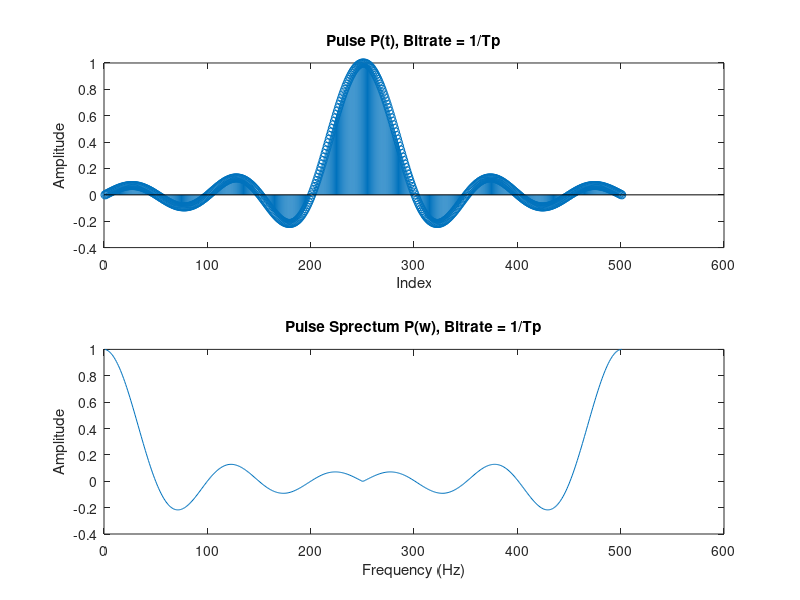
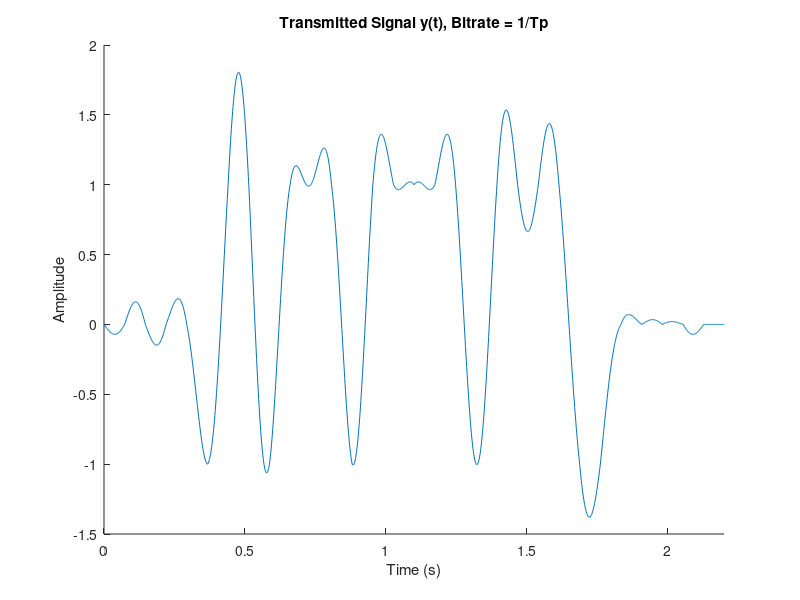
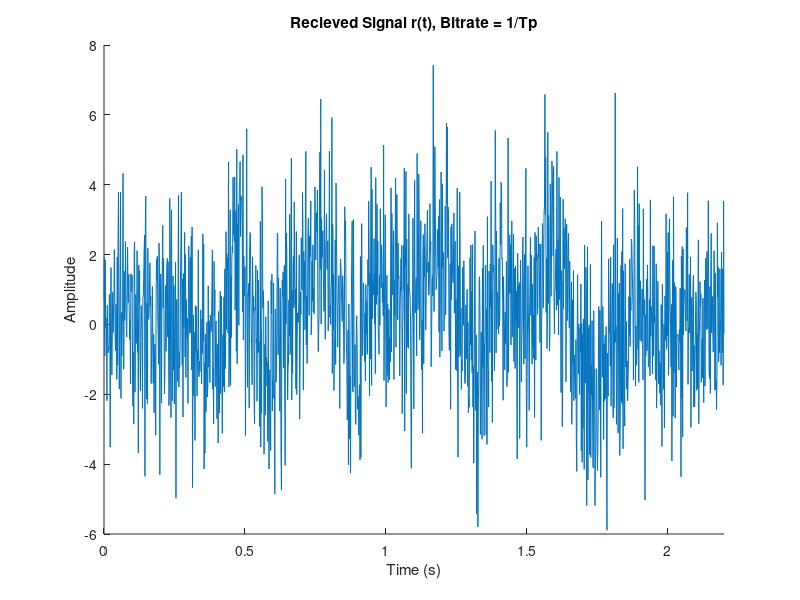
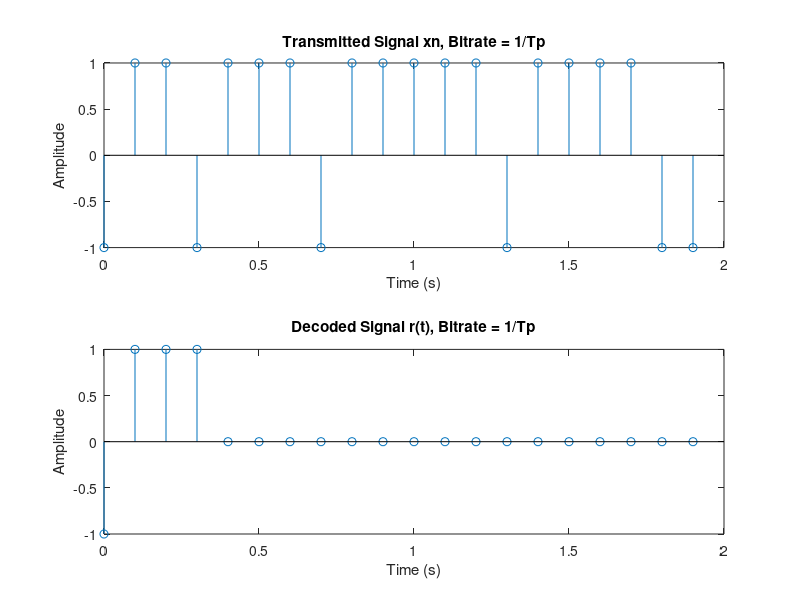

Here is the MATLAB script that generated these plots, in order:
%% Signals and Systems Matlab Homework #6
%% Introduction
% * Author:                   Mack LaRosa, Will Burgess, Leela Srinivas
% * Class:                    ESE 351
% * Date:                     Created 4/12/2024, Last Edited 4/25/2024
%% Housekeeping
close all
clear
clc
%% Part  1: Create Binary PAM System
%% Generate Input Signal and Add Noise Factor, Bitrate = 1/Tp
Tp = 0.1; % Half pulse width
sample_period = Tp/50; % dt, pulse and recieve sample period
dt = sample_period;
sample_freq = 1/sample_period; % Frequency of pulse and recieve signal 

bit_rate = 1/(1 * Tp); %Fb, frequency of bits sent out
bit_period = 1/bit_rate; % Ts, Time between bits sent out
Ts = bit_period;

%  Generate Message
rect = ones(1,50);

pulse = 2 * conv(rect, rect);

% replace pulse with sinc
t = -5*Ts:dt:5*Ts; % time vector
pulse = sinc(t/Ts);


pulse_fft = fftshift(pulse);

N = 20;

maxTime = N * bit_period;

xn = 2 * ((rand(1, N) > 0.5) - 0.5);
a = 0;
imp_train = zeros(1,N * bit_period * sample_freq);
for k = 1:length(imp_train)
    if mod(k - 1, sample_freq * bit_period) == 0
    a = a + 1;
    imp_train(k) = xn(a);
    else
    imp_train(k) = 0;    
    end
end
sampleTimes = 0:sample_period:(N*bit_period)-sample_period;


% Mack is a Bitchass Hoe: finish generation with signal


y = conv(imp_train,pulse);
% figure, subplot (2,1,1),plot(y)
% subplot(2,1,2),stem(xn)

sigma = 1;
noise = sigma * max(y) * randn(1,length(y));
r = y + (noise * sigma);

%figure,plot(r)
%% Part f:  Create various outputs

% i, p(t), p(w)
figure, hold on
subplot(2,1,1);
stem(pulse)
ylabel('Amplitude')
xlabel('Index')
title('Pulse P(t), Bitrate = 1/Tp')

subplot(2,1,2)
plot(pulse_fft)
ylabel('Amplitude')
xlabel('Frequency (Hz)')
title('Pulse Sprectum P(w), Bitrate = 1/Tp')
hold off

times = linspace(0, maxTime + 2 * Tp, length(y));

% ii, y(t)
figure, hold on
plot(times, y)
xlim([0 maxTime + 2 * Tp]);
ylabel('Amplitude')
xlabel('Time (s)')
title('Transmitted Signal y(t), Bitrate = 1/Tp')
hold off

% iii, r(t)
figure, hold on
plot(times,r)
xlim([0 maxTime + 2 * Tp]);
ylabel('Amplitude')
xlabel('Time (s)')
title('Recieved Signal r(t), Bitrate = 1/Tp')
hold off

% iv, Sent Messave vs. decoded message
times_sent = 0:bit_period:maxTime-bit_period;
figure, hold on
subplot(2,1,1)
stem(times_sent,xn)
ylabel('Amplitude')
xlabel('Time (s)')
title('Transmitted Signal xn, Bitrate = 1/Tp')
subplot(2,1,2)

filtered = conv(r,pulse);
decoded = zeros(1, N);

a = 0;
pulselen = length(pulse);
filterlen = length(filtered);

factor = 1/(bit_rate * Tp); % find factor relating Ts and Tp, use that to modify pulselen
% please name this something other than factor

for i = pulselen + 1:(pulselen * factor + mod(factor, 2))/2:filterlen-pulselen * factor - 1
    a = a + 1;
    if(filtered(i) > 0)
        decoded(a) = 1;
    else
       decoded(a) = -1;
    end
end

stem(times_sent,decoded);
ylabel('Amplitude')
xlabel('Time (s)')
title('Decoded Signal r(t), Bitrate = 1/Tp')
hold off

error = (sum(xn ~= decoded)/length(decoded)); 
SNR = (sum(y.^2))/(sum(noise.^2));

disp(['Bitrate: ' ,num2str(bit_rate), ' bits/second'])
disp(['Standard Deviation: ' , num2str(sigma)])
disp(['SNR: ' , num2str(SNR)])
disp(['Error: ' ,num2str(error),' percent'])

%% Generate Variable length Sinc Function

%% demo - Sinc pulse shape
Ts = .1; % symbol period (rate 1/Ts)
dt = .01; % sample period
t = -5*Ts:dt:5*Ts; % time vector
x = sinc(t/Ts); % define sinc, note Matlab convention sinc(x) = sin(pi*x)/(pi*x)
figure
subplot(2,1,1), plot(t,x)
xlabel('time (s)'), ylabel('x(t)'), title('Truncated sinc')
fs = 1/dt; % sample frequency
Nfft = 1024; % length of fft
f = [0:fs/Nfft:fs-fs/Nfft];
subplot(2,1,2), plot(f,abs(fft(x,Nfft)))
xlabel('frequency (Hz)'), ylabel('|X(j\omega)|')

pulse_sinc = x;